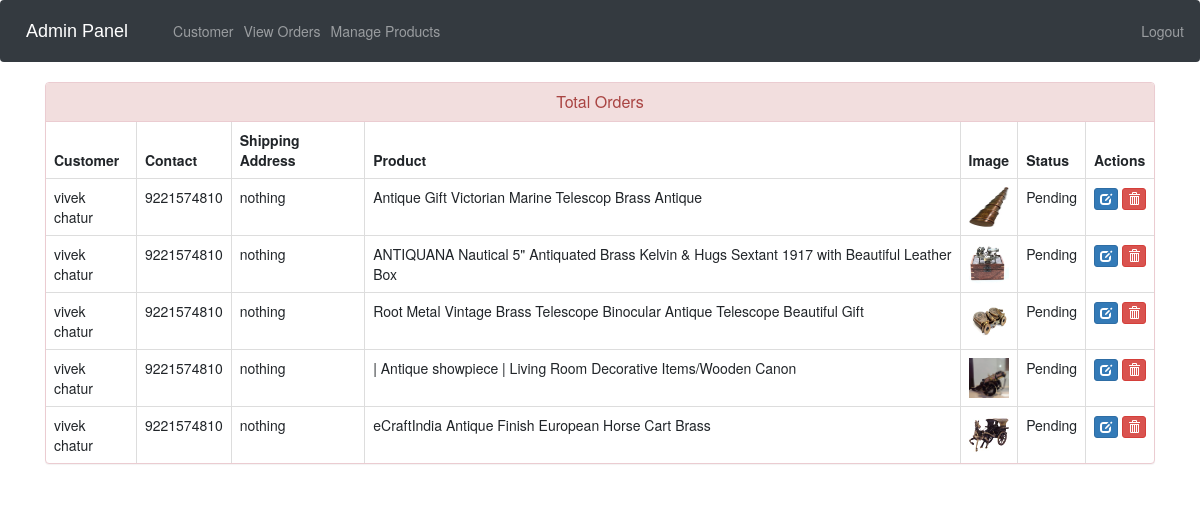
Screenshot of /admin-view-booking (signed in) with the database file from the repository.
### ecom/models.py (models this page shows, shortened)
class Customer(models.Model):
    user=models.OneToOneField(User,on_delete=models.CASCADE)
    profile_pic= models.ImageField(upload_to='profile_pic/CustomerProfilePic/',null=True,blank=True)
    address = models.CharField(max_length=500)
    mobile = models.CharField(max_length=10,null=False)
    @property
    def get_name(self):
        return self.user.first_name+" "+self.user.last_name

class Orders(models.Model):
    STATUS =(
        ('Pending','Pending'),
        ('Order Confirmed','Order Confirmed'),
        ('Out for Delivery','Out for Delivery'),
        ('Delivered','Delivered'),
    )
    customer=models.ForeignKey('Customer', on_delete=models.CASCADE,null=True)
    product=models.ForeignKey('Product',on_delete=models.CASCADE,null=True)
    email = models.CharField(max_length=50,null=True)
    address = models.CharField(max_length=500,null=True)
    mobile = models.CharField(max_length=10,null=True)
    order_date= models.DateField(auto_now_add=True,null=True)
    status=models.CharField(max_length=50,null=True,choices=STATUS)

class Product(models.Model):
    name=models.CharField(max_length=500)
    product_image= models.ImageField(upload_to='product_image/',null=True,blank=True)
    price = models.PositiveIntegerField()
    description=models.CharField(max_length=1000)

### ecom/views.py (the view)
# urls.py: path('admin-view-booking', views.admin_view_booking_view,name='admin-view-booking'),
@login_required(login_url='adminlogin')
def admin_view_booking_view(request):
    orders=models.Orders.objects.all()
    ordered_products=[]
    ordered_bys=[]
    for order in orders:
        ordered_product=models.Product.objects.all().filter(id=order.product.id)
        ordered_by=models.Customer.objects.all().filter(id = order.customer.id)
        ordered_products.append(ordered_product)
        ordered_bys.append(ordered_by)
    return render(request,'ecom/admin_view_booking.html',{'data':zip(ordered_products,ordered_bys,orders)})

### templates/ecom/admin_view_booking.html (shortened to what this page needs)
{% extends 'ecom/admin_base.html' %}
{% load static %}
{% block content %}
<head>
  <link href="//netdna.bootstrapcdn.com/bootstrap/3.0.0/css/bootstrap.min.css" rel="stylesheet" id="bootstrap-css">
</head>
<div class="container">
  <div class="panel panel-danger">
    <div class="panel-heading">
      <h6 class="panel-title">Total Orders</h6>
    </div>
    <table class="table table-hover table-bordered" id="dev-table">
      <thead>
        <tr>
          <th>Customer</th>
          <th>Contact</th>
          <th>Shipping Address</th>
          <th>Product</th>
          <th>Image</th>
          <th>Status</th>
          <th>Actions</th>
        </tr>
      </thead>
      {% for product,customer,order in data %}
      <tr>
        {% for c in customer %}
        <td> {{c.get_name}}</td>
        <td>{{c.mobile}}</td>
        <td>{{order.address}}</td>
        {% endfor %}
        {% for p in product %}
        <td> {{p.name}}</td>
        <td> <img src="{% static p.product_image.url %}" alt="Profile Pic" height="40px" width="40px" /></td>
        <td>{{order.status}}</td>
        <td><a class="btn btn-primary btn-xs" href="{% url 'update-order' order.id  %}"><span class="glyphicon glyphicon-edit"></span></a>
        <a class="btn btn-danger btn-xs" href="{% url 'delete-order' order.id  %}"><span class="glyphicon glyphicon-trash"></span></a></td>
        {% endfor %}
      </tr>
      {% endfor %}
    </table>
  </div>
</div>
{% endblock content %}

### templates/ecom/admin_view_booking.html (style rules this page uses)
a:link { text-decoration: none; }
h6 { text-align: center; }

### rows the page displays
Orders: address "nothing", status "Pending"
Customer: get_name "vivek chatur", mobile "9221574810"
Product: name "Antique Gift Victorian Marine Telescop Brass Antique", product_image (picture)
Orders: address "nothing", status "Pending"
Product: name "ANTIQUANA Nautical 5\" Antiquated Brass Kelvin & Hugs Sextant 1917 with Beautiful Leather Box", product_image (picture)
Orders: address "nothing", status "Pending"
Product: name "Root Metal Vintage Brass Telescope Binocular Antique Telescope Beautiful Gift", product_image (picture)
Orders: address "nothing", status "Pending"
Product: name "| Antique showpiece | Living Room Decorative Items/Wooden Canon", product_image (picture)
Orders: address "nothing", status "Pending"
Product: name "eCraftIndia Antique Finish European Horse Cart Brass", product_image (picture)
